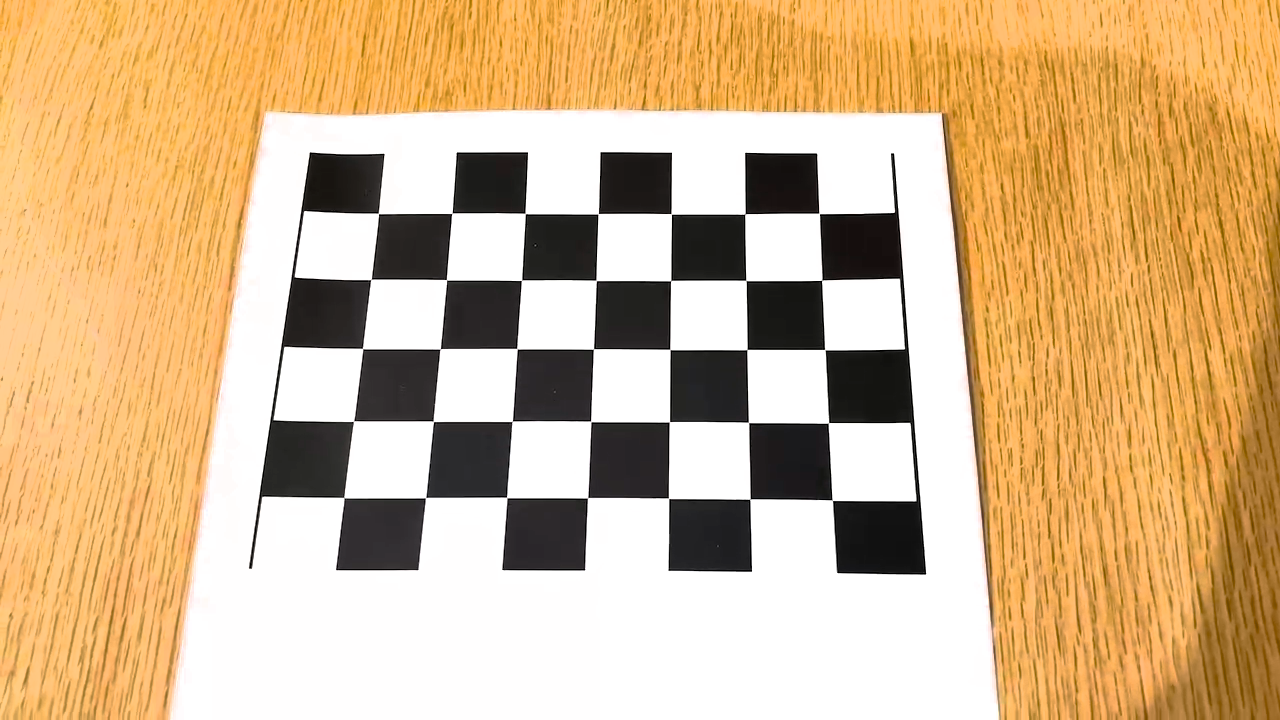
#> input picture frame 29 of chessboard.mp4, 1280 x 720 px
$ python distortion_correction.py
#> lines starting #> are read from the running program, lines starting #| are printed output that depends on the picture; after the words box and inside, x2 and y2 are one past the last pixel; in counts of white or black regions, pixels touching at a corner belong together
import cv2 as cv
import numpy as np


def main():
    data = np.load("calibration_data.npz")
#> (reads calibration_data.npz from the repository)
    K = data["mtx"]
    dist = data["dist"]

    video = cv.VideoCapture("chessboard.mp4")

    if not video.isOpened():
        print("Cannot open input video.")
        raise SystemExit

    print("Running distortion correction... (ESC to quit)")

    map1 = None
    map2 = None

    while True:
        valid, img = video.read()
#> img is the input picture: shape (720, 1280, 3); mean B, G, R 138.4, 180.7, 213.2
        if not valid:
            break

        if map1 is None or map2 is None:
            image_size = (img.shape[1], img.shape[0])
#> image_size = (1280, 720)
            map1, map2 = cv.initUndistortRectifyMap(
                K, dist, None, None, image_size, cv.CV_32FC1
            )

        img_rectified = cv.remap(img, map1, map2, interpolation=cv.INTER_LINEAR)
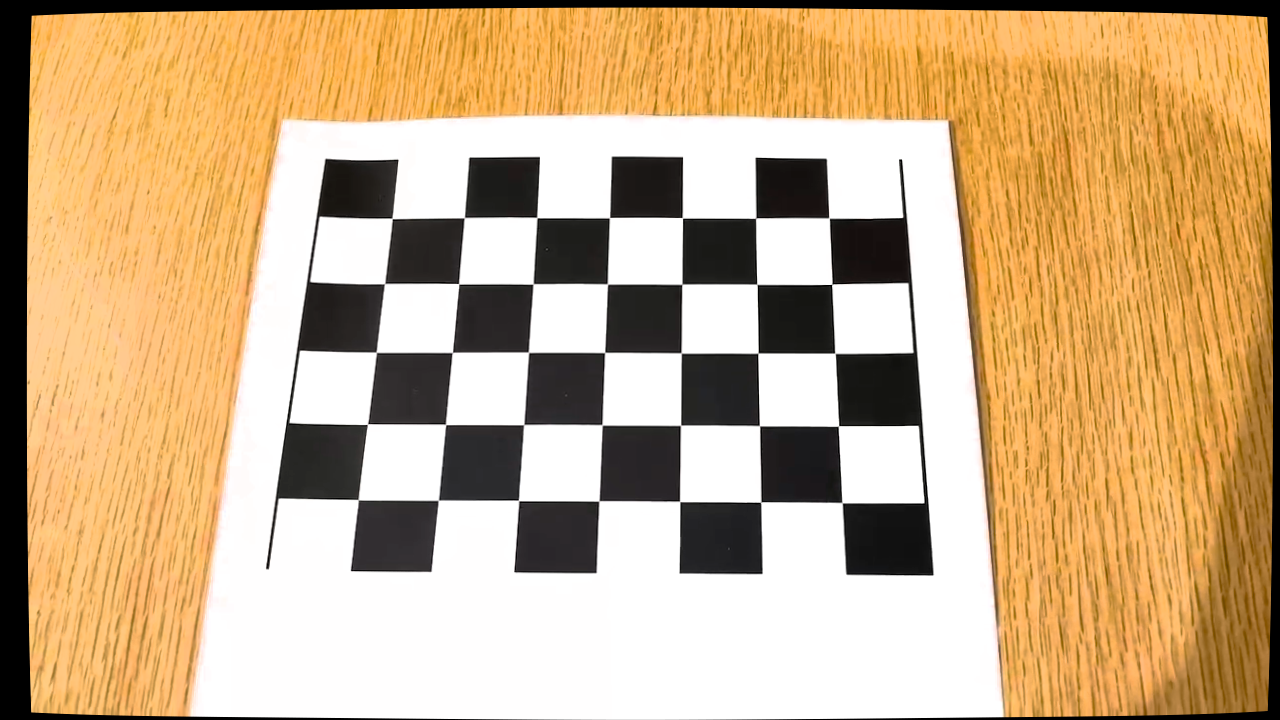
#> img_rectified: shape (720, 1280, 3); mean B, G, R 132.8, 172.4, 202.9

        cv.putText(img, "Original", (10, 25), cv.FONT_HERSHEY_DUPLEX, 0.6, (0, 255, 0))
#> img: shape (720, 1280, 3); 0.03% of pixels changed, all inside (x1, y1, x2, y2) = (12, 12, 82, 30)
        cv.putText(
            img_rectified,
            "Rectified",
            (10, 25),
            cv.FONT_HERSHEY_DUPLEX,
            0.6,
            (0, 255, 0),
        )
#> img_rectified: shape (720, 1280, 3); 0.03% of pixels changed, all inside (x1, y1, x2, y2) = (12, 12, 91, 26)

        display = np.hstack((img, img_rectified))
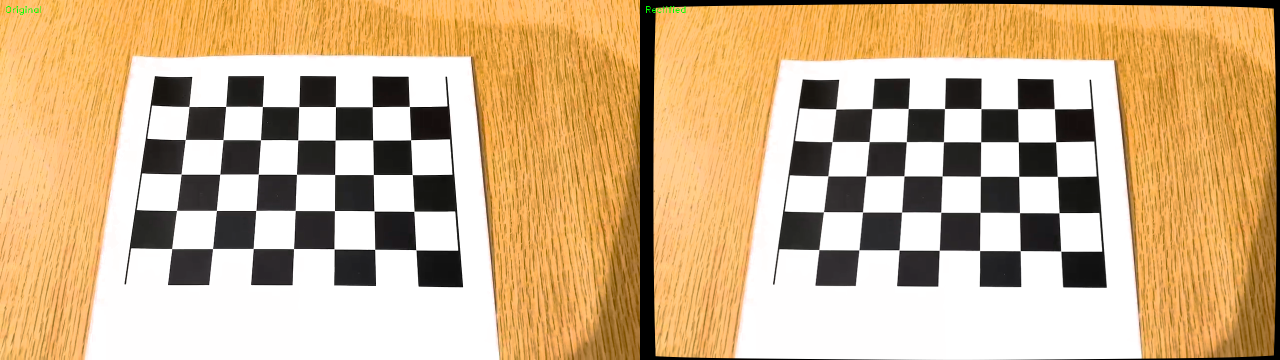
#> display: shape (720, 2560, 3) (shown at 1/2 size); mean B, G, R 135.5, 176.6, 208
        display = cv.resize(display, None, fx=0.5, fy=0.5)
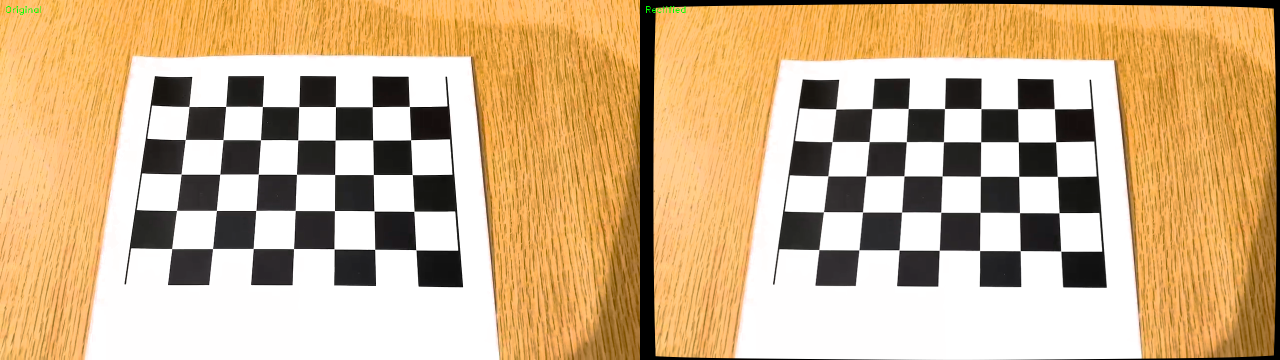
#> display: shape (360, 1280, 3); mean B, G, R 135.6, 176.7, 208.1
        cv.imshow("Distortion Correction", display)

        if cv.waitKey(30) & 0xFF == 27:
#> (key Esc is pressed here)
            break

    video.release()
    cv.destroyAllWindows()


if __name__ == "__main__":
    main()
